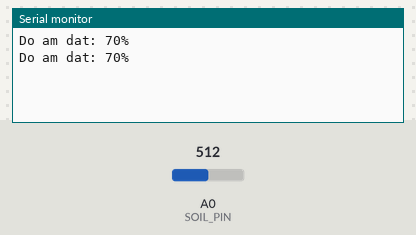
This sketch was run on a simulated Arduino Uno, built with avr-gcc and run on an emulated ATmega328P. Parts: the last lines printed to the serial monitor. The inputs (shaded band) are chosen by the test bench; at power-on: A0 (SOIL_PIN) = 512.

Above: at 1.8 s.
1.9 s: A0 (SOIL_PIN) set to 716
At 2.8 s:
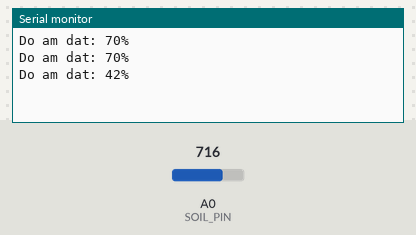
3.4 s: A0 (SOIL_PIN) set to 900
At 4.8 s:
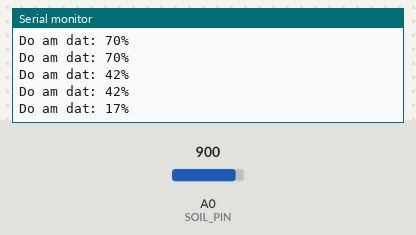
Timing chart, 0 to 6.4 s (numbered marks = the images above; inputs shaded):
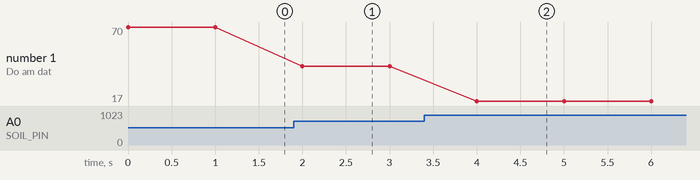

The sketch:

test_do_am.ino
```cpp
#define SOIL_PIN A0

void setup() {
  Serial.begin(9600);
}

void loop() {
  int soilValue = analogRead(SOIL_PIN); // 0–1023
  int soilPercent = map(soilValue, 1023, 300, 0, 100);
  soilPercent = constrain(soilPercent, 0, 100);

  Serial.print("Do am dat: ");
  Serial.print(soilPercent);
  Serial.println("%");

  delay(1000);
}
```

Measured:
- after the input at 1.9 s, the serial monitor: prints a new line after 0.10 s (image 1)
- after the input at 3.4 s, the serial monitor: prints a new line after 0.60 s (image 2)
- plotted number 1: 70 → 42 after the input at 1.9 s, 42 → 17 after the input at 3.4 s
